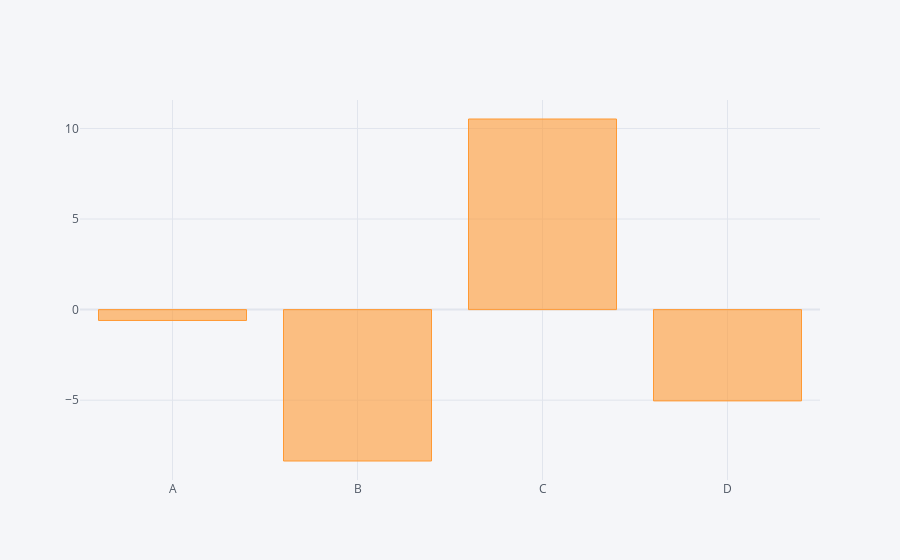

Notebook code for this chart:
### Code cell
df.sum().iplot(kind='bar')

### Figure 1 — Plotly figure (JSON) as saved in the notebook; plotly's stock layout.template omitted (floating-point values rounded to 4 significant figures)
{"data": [{"marker": {"color": "rgba(255, 153, 51, 0.6)", "line": {"color": "rgba(255, 153, 51, 1.0)", "width": 1}}, "name": "None", "orientation": "v", "text": "", "type": "bar", "x": ["A", "B", "C", "D"], "y": [-0.5987, -8.355, 10.52, -5.038]}], "layout": {"legend": {"bgcolor": "#F5F6F9", "font": {"color": "#4D5663"}}, "paper_bgcolor": "#F5F6F9", "plot_bgcolor": "#F5F6F9", "title": {"font": {"color": "#4D5663"}}, "xaxis": {"gridcolor": "#E1E5ED", "showgrid": true, "tickfont": {"color": "#4D5663"}, "title": {"font": {"color": "#4D5663"}, "text": ""}, "zerolinecolor": "#E1E5ED"}, "yaxis": {"gridcolor": "#E1E5ED", "showgrid": true, "tickfont": {"color": "#4D5663"}, "title": {"font": {"color": "#4D5663"}, "text": ""}, "zerolinecolor": "#E1E5ED"}}}
